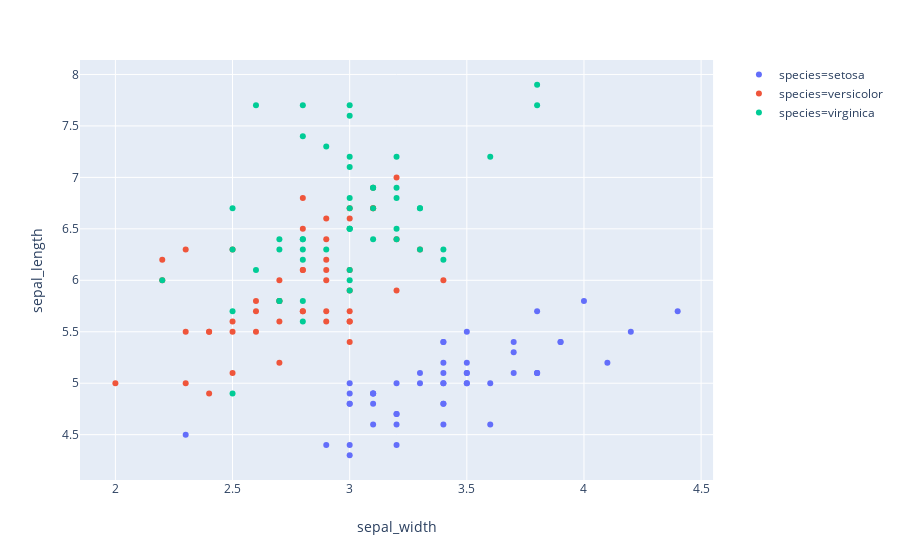

The cell this chart's notebook holds for it:
### Code cell
import plotly.express as px
iris = px.data.iris()
fig = px.scatter(iris, x="sepal_width", y="sepal_length", color="species")

# If you print fig, you'll see that it's just a regular figure with data and layout
# print(fig)

fig.show()

### Figure 1 — Plotly figure (JSON) as saved in the notebook; plotly's stock layout.template omitted (floating-point values rounded to 4 significant figures)
{"data": [{"hoverlabel": {"namelength": 0}, "hovertemplate": "species=setosa<br>sepal_width=%{x}<br>sepal_length=%{y}", "legendgroup": "species=setosa", "marker": {"color": "#636efa", "symbol": "circle"}, "mode": "markers", "name": "species=setosa", "showlegend": true, "type": "scatter", "x": [3.5, 3, 3.2, 3.1, 3.6, 3.9, 3.4, 3.4, 2.9, 3.1, 3.7, 3.4, 3, 3, 4, 4.4, 3.9, 3.5, 3.8, 3.8, 3.4, 3.7, 3.6, 3.3, 3.4, 3, 3.4, 3.5, 3.4, 3.2, 3.1, 3.4, 4.1, 4.2, 3.1, 3.2, 3.5, 3.1, 3, 3.4, 3.5, 2.3, 3.2, 3.5, 3.8, 3, 3.8, 3.2, 3.7, 3.3], "xaxis": "x", "y": [5.1, 4.9, 4.7, 4.6, 5, 5.4, 4.6, 5, 4.4, 4.9, 5.4, 4.8, 4.8, 4.3, 5.8, 5.7, 5.4, 5.1, 5.7, 5.1, 5.4, 5.1, 4.6, 5.1, 4.8, 5, 5, 5.2, 5.2, 4.7, 4.8, 5.4, 5.2, 5.5, 4.9, 5, 5.5, 4.9, 4.4, 5.1, 5, 4.5, 4.4, 5, 5.1, 4.8, 5.1, 4.6, 5.3, 5], "yaxis": "y"}, {"hoverlabel": {"namelength": 0}, "hovertemplate": "species=versicolor<br>sepal_width=%{x}<br>sepal_length=%{y}", "legendgroup": "species=versicolor", "marker": {"color": "#EF553B", "symbol": "circle"}, "mode": "markers", "name": "species=versicolor", "showlegend": true, "type": "scatter", "x": [3.2, 3.2, 3.1, 2.3, 2.8, 2.8, 3.3, 2.4, 2.9, 2.7, 2, 3, 2.2, 2.9, 2.9, 3.1, 3, 2.7, 2.2, 2.5, 3.2, 2.8, 2.5, 2.8, 2.9, 3, 2.8, 3, 2.9, 2.6, 2.4, 2.4, 2.7, 2.7, 3, 3.4, 3.1, 2.3, 3, 2.5, 2.6, 3, 2.6, 2.3, 2.7, 3, 2.9, 2.9, 2.5, 2.8], "xaxis": "x", "y": [7, 6.4, 6.9, 5.5, 6.5, 5.7, 6.3, 4.9, 6.6, 5.2, 5, 5.9, 6, 6.1, 5.6, 6.7, 5.6, 5.8, 6.2, 5.6, 5.9, 6.1, 6.3, 6.1, 6.4, 6.6, 6.8, 6.7, 6, 5.7, 5.5, 5.5, 5.8, 6, 5.4, 6, 6.7, 6.3, 5.6, 5.5, 5.5, 6.1, 5.8, 5, 5.6, 5.7, 5.7, 6.2, 5.1, 5.7], "yaxis": "y"}, {"hoverlabel": {"namelength": 0}, "hovertemplate": "species=virginica<br>sepal_width=%{x}<br>sepal_length=%{y}", "legendgroup": "species=virginica", "marker": {"color": "#00cc96", "symbol": "circle"}, "mode": "markers", "name": "species=virginica", "showlegend": true, "type": "scatter", "x": [3.3, 2.7, 3, 2.9, 3, 3, 2.5, 2.9, 2.5, 3.6, 3.2, 2.7, 3, 2.5, 2.8, 3.2, 3, 3.8, 2.6, 2.2, 3.2, 2.8, 2.8, 2.7, 3.3, 3.2, 2.8, 3, 2.8, 3, 2.8, 3.8, 2.8, 2.8, 2.6, 3, 3.4, 3.1, 3, 3.1, 3.1, 3.1, 2.7, 3.2, 3.3, 3, 2.5, 3, 3.4, 3], "xaxis": "x", "y": [6.3, 5.8, 7.1, 6.3, 6.5, 7.6, 4.9, 7.3, 6.7, 7.2, 6.5, 6.4, 6.8, 5.7, 5.8, 6.4, 6.5, 7.7, 7.7, 6, 6.9, 5.6, 7.7, 6.3, 6.7, 7.2, 6.2, 6.1, 6.4, 7.2, 7.4, 7.9, 6.4, 6.3, 6.1, 7.7, 6.3, 6.4, 6, 6.9, 6.7, 6.9, 5.8, 6.8, 6.7, 6.7, 6.3, 6.5, 6.2, 5.9], "yaxis": "y"}], "layout": {"autosize": true, "legend": {"tracegroupgap": 0}, "margin": {"t": 60}, "xaxis": {"anchor": "y", "autorange": true, "domain": [0, 0.98], "range": [1.854, 4.546], "title": {"text": "sepal_width"}, "type": "linear"}, "yaxis": {"anchor": "x", "autorange": true, "domain": [0, 1], "range": [4.063, 8.137], "title": {"text": "sepal_length"}, "type": "linear"}}}
